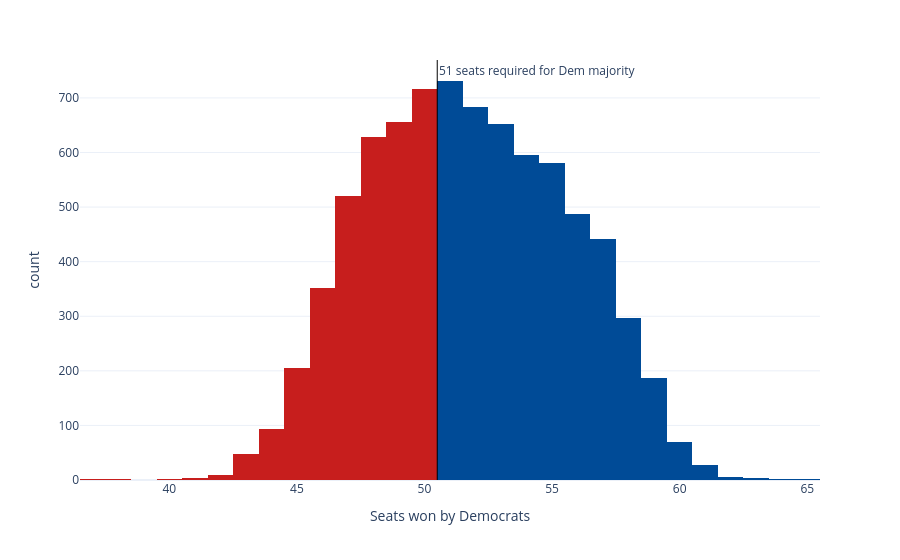

Notebook source saved alongside this figure:
### Code cell
sims_hist = px.histogram(seat_sims, x='seats', nbins=np.unique(seat_sims['seats']).shape[0]*2, color='winner',
                         color_discrete_map={'Democrats': '#004b97', 'Republicans': '#c71e1d'},
                         labels={'seats':'Seats won by Democrats', 'winner': 'Winner'}, template='plotly_white')
sims_hist.update_traces(showlegend=False)
sims_hist.add_vline(x=50.5, line_width=1, line_color='black', annotation_text='51 seats required for Dem majority', 
                    annotation_position='top right')
sims_hist

### Figure 1 — Plotly figure (JSON) as saved in the notebook; plotly's stock layout.template omitted (floating-point values rounded to 4 significant figures; data arrays with more than 128 entries replaced by an {"elided": "..."} marker saying what was removed)
{"data": [{"bingroup": "x", "hovertemplate": "Winner=Democrats<br>Seats won by Democrats=%{x}<br>count=%{y}<extra></extra>", "legendgroup": "Democrats", "marker": {"color": "#004b97", "pattern": {"shape": ""}}, "name": "Democrats", "nbinsx": 56, "orientation": "v", "showlegend": false, "type": "histogram", "x": {"elided": "4763 int values"}, "xaxis": "x", "yaxis": "y"}, {"bingroup": "x", "hovertemplate": "Winner=Republicans<br>Seats won by Democrats=%{x}<br>count=%{y}<extra></extra>", "legendgroup": "Republicans", "marker": {"color": "#c71e1d", "pattern": {"shape": ""}}, "name": "Republicans", "nbinsx": 56, "orientation": "v", "showlegend": false, "type": "histogram", "x": {"elided": "3237 int values"}, "xaxis": "x", "yaxis": "y"}], "layout": {"annotations": [{"showarrow": false, "text": "51 seats required for Dem majority", "x": 50.5, "xanchor": "left", "xref": "x", "y": 1, "yanchor": "top", "yref": "y domain"}], "barmode": "relative", "legend": {"title": {"text": "Winner"}, "tracegroupgap": 0}, "margin": {"t": 60}, "shapes": [{"line": {"color": "black", "width": 1}, "type": "line", "x0": 50.5, "x1": 50.5, "xref": "x", "y0": 0, "y1": 1, "yref": "y domain"}], "xaxis": {"anchor": "y", "domain": [0, 1], "title": {"text": "Seats won by Democrats"}}, "yaxis": {"anchor": "x", "domain": [0, 1], "title": {"text": "count"}}}}
